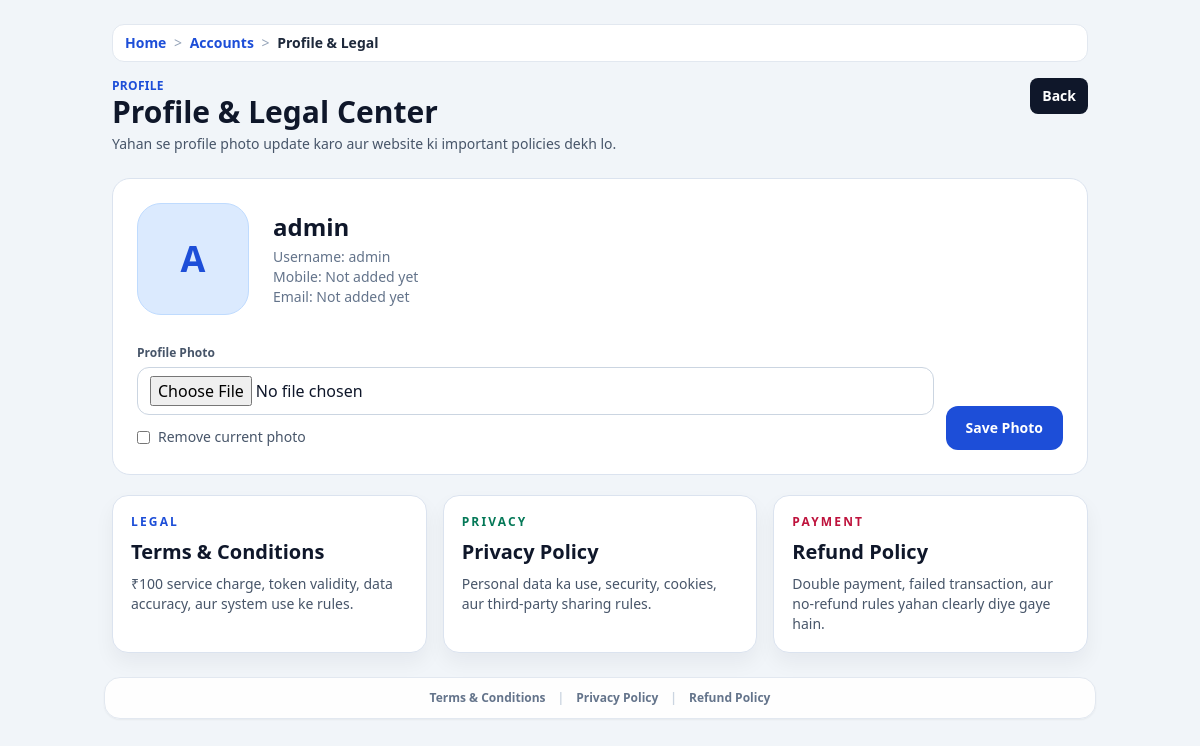
The page /accounts/profile-card/ (signed in) on the database its author committed.
### accounts/models.py (models this page shows, shortened)
class UserProfile(models.Model):
    user          = models.OneToOneField(User, on_delete=models.CASCADE, related_name='profile')
    full_name     = models.CharField(max_length=150, blank=True)
    father_name   = models.CharField(max_length=150, blank=True)
    mother_name   = models.CharField(max_length=150, blank=True)
    dob           = models.DateField(null=True, blank=True)
    GENDER_CHOICES = [('M','Male'),('F','Female'),('O','Other')]
    gender        = models.CharField(max_length=1, choices=GENDER_CHOICES, blank=True)
    CATEGORY_CHOICES = [('General','General'),('OBC','OBC'),('SC','SC'),('ST','ST')]
    category      = models.CharField(max_length=20, choices=CATEGORY_CHOICES, blank=True)
    mobile        = models.CharField(max_length=15, blank=True)
    email         = models.EmailField(blank=True)
    present_state = models.CharField(max_length=100, blank=True)
    present_district = models.CharField(max_length=100, blank=True)
    present_city = models.CharField(max_length=100, blank=True)
    present_pincode = models.CharField(max_length=10, blank=True)
    present_address = models.TextField(blank=True)
    permanent_same_as_present = models.BooleanField(default=False)
    permanent_state = models.CharField(max_length=100, blank=True)
    permanent_district = models.CharField(max_length=100, blank=True)
    permanent_pincode = models.CharField(max_length=10, blank=True)
    permanent_full_address = models.TextField(blank=True)
    permanent_address = models.TextField(blank=True)
    district      = models.CharField(max_length=100, blank=True)
    state         = models.CharField(max_length=100, default='Chhattisgarh', blank=True)
    pincode       = models.CharField(max_length=10, blank=True)
    aadhar        = models.CharField(max_length=20, blank=True)
    samagra_id    = models.CharField(max_length=20, blank=True)
    caste_cert_no = models.CharField(max_length=50, blank=True)
    income_cert_no= models.CharField(max_length=50, blank=True)
    tenth_board   = models.CharField(max_length=100, blank=True)
    tenth_roll_number = models.CharField(max_length=50, blank=True)
    tenth_percentage = models.CharField(max_length=20, blank=True)
    tenth_result  = models.CharField(max_length=50, blank=True)
    twelfth_board = models.CharField(max_length=100, blank=True)
    twelfth_roll_number = models.CharField(max_length=50, blank=True)
    twelfth_percentage = models.CharField(max_length=20, blank=True)
    twelfth_result= models.CharField(max_length=50, blank=True)
    graduation    = models.CharField(max_length=100, blank=True)
    university    = models.CharField(max_length=150, blank=True)
    tenth_subjects = models.TextField(blank=True)
    twelfth_subjects = models.TextField(blank=True)
    graduation_subjects = models.TextField(blank=True)
    previous_course_name = models.CharField(max_length=150, blank=True)
    previous_subjects = models.TextField(blank=True)
    current_course_name = models.CharField(max_length=150, blank=True)
    current_year = models.CharField(max_length=100, blank=True)
    current_semester = models.CharField(max_length=100, blank=True)
    current_subjects = models.TextField(blank=True)
    college_name = models.CharField(max_length=200, blank=True)
    university_name = models.CharField(max_length=200, blank=True)
    course = models.CharField(max_length=150, blank=True)
    year_semester = models.CharField(max_length=100, blank=True)
    enrollment_number = models.CharField(max_length=100, blank=True)
    account_holder_name = models.CharField(max_length=150, blank=True)
    bank_name = models.CharField(max_length=150, blank=True)
    account_number = models.CharField(max_length=50, blank=True)
    ifsc_code = models.CharField(max_length=20, blank=True)
    branch_name = models.CharField(max_length=150, blank=True)
    aadhaar_linked = models.CharField(max_length=3, blank=True, choices=[('yes', 'Yes'), ('no', 'No')])
    personal_extra_rows = models.JSONField(default=list, blank=True)
    address_extra_rows = models.JSONField(default=list, blank=True)
    academic_extra_rows = models.JSONField(default=list, blank=True)
    college_extra_rows = models.JSONField(default=list, blank=True)
    bank_extra_rows = models.JSONField(default=list, blank=True)
    subject_extra_rows = models.JSONField(default=list, blank=True)
    avatar        = models.ImageField(upload_to='profile_avatars/', null=True, blank=True)
    photo         = models.ImageField(upload_to='profile_photos/', null=True, blank=True)
    signature     = models.ImageField(upload_to='profile_signatures/', null=True, blank=True)
    photo_url     = models.URLField(max_length=800, blank=True)
    signature_url = models.URLField(max_length=800, blank=True)
    chat_enabled  = models.BooleanField(default=False)
    master_data_last_saved_at = models.DateTimeField(null=True, blank=True)
    master_data_unmask_until = models.DateTimeField(null=True, blank=True)
    master_data_unmask_date = models.DateField(null=True, blank=True)
    master_data_unmask_count = models.PositiveSmallIntegerField(default=0)
    apply_autofill_locked_until = models.DateTimeField(null=True, blank=True)
    apply_profile_view_date = models.DateField(null=True, blank=True)
    apply_profile_view_count = models.PositiveSmallIntegerField(default=0)
    apply_profile_unmask_until = models.DateTimeField(null=True, blank=True)
    apply_profile_unmask_date = models.DateField(null=True, blank=True)
    apply_profile_unmask_count = models.PositiveSmallIntegerField(default=0)
    apply_draft_data = models.JSONField(default=dict, blank=True)

### accounts/views.py (the view, shortened to what this page needs)
# urls.py: path('profile-card/', views.account_profile_card_view, name='account_profile_card'),
@login_required
def account_profile_card_view(request):
    profile, _ = UserProfile.objects.get_or_create(user=request.user)
    return render(
        request,
        "accounts/account_profile_card.html",
        {
            "profile": profile,
        },
    )

### core/context_processors.py (called while the page is built)
def _humanize_slug(text):
    value = str(text or "").strip().replace("-", " ").replace("_", " ")
    if value.isdigit():
        return f"#{value}"
    return value.title() if value else "Page"

def breadcrumbs(request):
    path = (getattr(request, "path", "") or "/").split("?", 1)[0]
    if not path.startswith("/"):
        path = f"/{path}"
    crumbs = [{"label": "Home", "url": "/"}]
    if path == "/":
        return {"breadcrumbs": crumbs}
    running = ""
    for part in [p for p in path.strip("/").split("/") if p]:
        running += f"/{part}"
        url = f"{running}/"
        label = _humanize_slug(part)
        try:
            match = resolve(url)
            label = NAME_LABELS.get(match.url_name, label)
        except Resolver404:
            pass
        crumbs.append({"label": label, "url": url})
    deduped = [crumbs[0]]
    for item in crumbs[1:]:
        if item["label"] == deduped[-1]["label"] and item["url"] == deduped[-1]["url"]:
            continue
        deduped.append(item)
    return {"breadcrumbs": deduped}

### accounts/templates/accounts/account_profile_card.html (shortened to what this page needs)
{% extends 'base.html' %}
{% block body_class %}min-h-screen bg-slate-100 text-slate-900{% endblock %}
{% block page_container_class %}max-w-5xl mx-auto p-4 md:p-6{% endblock %}
{% block header_left %}
<p class="text-xs font-semibold uppercase tracking-wide text-blue-700">Profile</p>
<h1 class="text-2xl md:text-3xl font-black">Profile & Legal Center</h1>
<p class="text-sm text-slate-600 mt-1">Yahan se profile photo update karo aur website ki important policies dekh lo.</p>
{% endblock %}
{% block header_right %}
<a href="{% url 'master_data_option' %}" class="rounded-lg px-3 py-2 text-sm font-semibold text-white bg-slate-900 hover:bg-black">Back</a>
{% endblock %}
{% block content %}
<section class="panel-card p-6">
  <div class="flex flex-col md:flex-row gap-6 md:items-center">
    <div class="shrink-0">
      {% if profile.avatar %}
        <img src="{{ profile.avatar.url }}" alt="{{ profile.full_name|default:request.user.username }}" class="h-28 w-28 rounded-3xl object-cover border border-slate-200 shadow-sm">
      {% else %}
        <div class="h-28 w-28 rounded-3xl bg-blue-100 text-blue-700 grid place-items-center text-4xl font-black border border-blue-200">
          {{ request.user.username|first|upper }}
        </div>
      {% endif %}
    </div>
    <div class="flex-1 min-w-0">
      <div class="text-2xl font-black">{{ profile.full_name|default:request.user.username }}</div>
      <div class="text-sm text-slate-500 mt-1">Username: {{ request.user.username }}</div>
      <div class="text-sm text-slate-500">Mobile: {{ profile.mobile|default:"Not added yet" }}</div>
      <div class="text-sm text-slate-500">Email: {{ profile.email|default:"Not added yet" }}</div>
    </div>
  </div>
  <form method="post" enctype="multipart/form-data" class="mt-6 grid grid-cols-1 md:grid-cols-[1fr_auto] gap-3 items-end">
    <div>
      <label class="text-xs font-bold text-slate-600">Profile Photo</label>
      <input type="file" name="profile_photo" accept="image/*" class="mt-1 w-full rounded-xl border border-slate-300 px-3 py-2">
      <label class="mt-3 inline-flex items-center gap-2 text-sm text-slate-600">
        <input type="checkbox" name="clear_profile_photo" value="1">
        Remove current photo
      </label>
    </div>
    <button type="submit" class="rounded-xl bg-blue-700 px-5 py-3 text-sm font-bold text-white hover:bg-blue-800">Save Photo</button>
  </form>
</section>
<section class="mt-5 grid grid-cols-1 md:grid-cols-3 gap-4">
  <a href="{% url 'terms_conditions' %}" class="policy-card">
    <div class="text-xs font-black uppercase tracking-[0.18em] text-blue-700">Legal</div>
    <div class="mt-2 text-xl font-black">Terms & Conditions</div>
    <p class="mt-2 text-sm text-slate-600">₹100 service charge, token validity, data accuracy, aur system use ke rules.</p>
  </a>
  <a href="{% url 'privacy_policy' %}" class="policy-card">
    <div class="text-xs font-black uppercase tracking-[0.18em] text-emerald-700">Privacy</div>
    <div class="mt-2 text-xl font-black">Privacy Policy</div>
    <p class="mt-2 text-sm text-slate-600">Personal data ka use, security, cookies, aur third-party sharing rules.</p>
  </a>
  <a href="{% url 'refund_policy' %}" class="policy-card">
    <div class="text-xs font-black uppercase tracking-[0.18em] text-rose-700">Payment</div>
    <div class="mt-2 text-xl font-black">Refund Policy</div>
    <p class="mt-2 text-sm text-slate-600">Double payment, failed transaction, aur no-refund rules yahan clearly diye gaye hain.</p>
  </a>
</section>
{% endblock %}

### templates/base.html (style rules this page uses)
html, body { height: 100%; }
body { min-height: 100dvh; }

### accounts/templates/accounts/account_profile_card.html (style rules this page uses)
.panel-card { background:#fff; border:1px solid #dbe3ef; border-radius:18px; }
.policy-card { display:block; border:1px solid #dbe3ef; border-radius:16px; padding:18px; background:#fff; text-decoration:none; color:inherit; box-shadow:0 10px 20px rgba(15,23,42,.05); }

### rows shown on the page
UserProfile: full_name "admin", mobile "Not added yet", email "Not added yet"

### other values the page prints
{{ crumb.label }} "Home" "Accounts"
{{ crumb.label }} "Profile & Legal"
{{ request.user.username|first|upper }} "A"
{{ request.user.username }} "admin"
